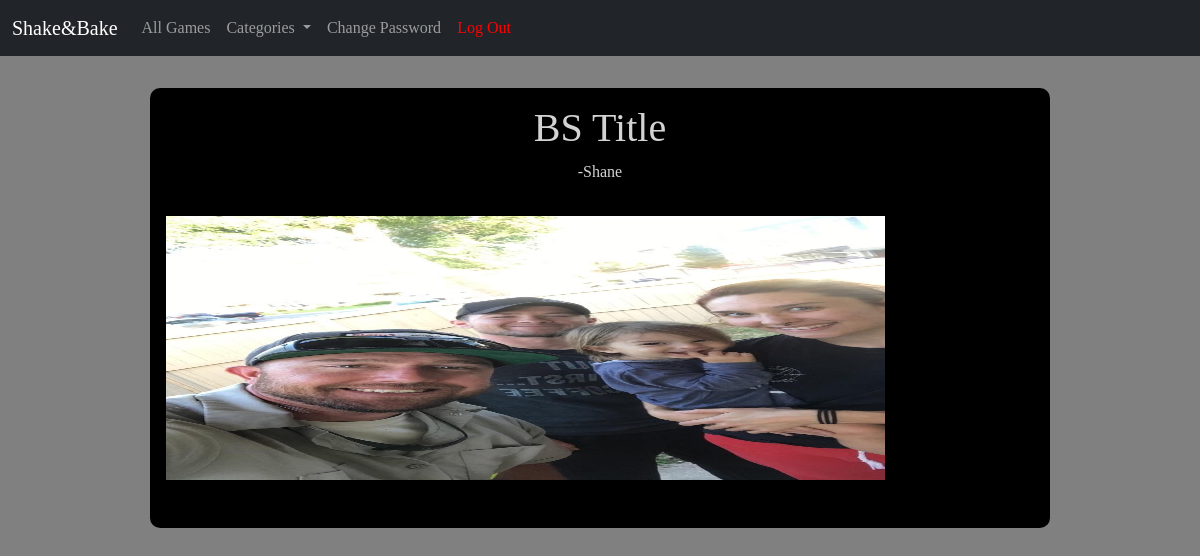
/games/4/ (signed in), run on the app's committed database.
### games/models.py (models this page shows, shortened)
class Game(models.Model):
    title=models.CharField(max_length=200)
    body=models.TextField()
    author=models.ForeignKey(
        get_user_model(),
        on_delete=models.CASCADE
    )
    created_on=models.DateTimeField(auto_now_add=True)
    category = models.CharField(max_length=200, default="None")
    image = models.ImageField(upload_to='images')

### accounts/models.py (models this page shows)
class CustomUser(AbstractUser):
    role = models.CharField(max_length=255)
    department = models.CharField(max_length=255, default="None")

### games/views.py (the view)
# urls.py: path('<int:pk>/', GameDetailView.as_view(),name='game_detail'),
class GameDetailView(LoginRequiredMixin, DetailView):
    model = Game
    template_name ="game_detail.html"

### templates/game_detail.html (shortened to what this page needs)
{% extends 'base.html' %}
{% block content %}
<div class="game-detail">
    <div class="game-detail-buttons">
        <div class="title-author">
            <h1>{{game.title}}</h1>
            <p class="author">-{{game.author}}</p>
        </div>
    </div>
    <div class="image">
        <img src="/static/{{game.image}}"/>
    </div>
    <div class="body">
    </div>
</div>
{% endblock content %}

### static/css/base.css (style rules this page uses)
body { font-family: 'EB Garamond', serif; background-color: grey; width: 100%; }
.game-detail { display: flex; flex-direction: column; padding: 1rem; background-color: black; color: lightgrey; border-radius: 10px; width: 75%; margin-left: auto; margin-right: auto; margin-top: 2rem; }
.game-detail .title-author { text-align: center; font-size: 1rem; margin-left: auto; margin-right: auto; margin-bottom: 2rem; }
.game-detail .title-author p { text-align: center; font-size: 1rem; margin: 0; }
.game-detail-buttons { display: flex; justify-content: space-between; }
.game-detail .image { display: flex; width: 100%; height: 33vh; background-size: cover; background-position-y: center; margin-bottom: 0; }
.game-detail .body { margin-top: 1rem; }

### data on the page
Game: title "BS Title", author "Shane", image (picture)
